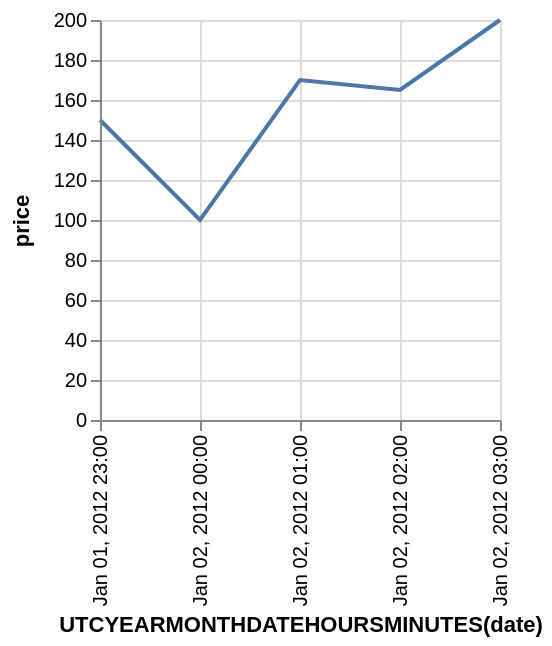

The Vega-Lite source for this figure:
### Vega specification from a JSON file in a GitHub repository (floating-point values rounded to 4 significant figures)
{"$schema": "https://vega.github.io/schema/vega/v3.0.json", "description": "Google's stock price over time.", "autosize": "pad", "padding": 5, "encode": {"update": {"stroke": {"value": "#ccc"}, "fill": {"value": "transparent"}}}, "data": [{"name": "source_0", "values": [{"date": "Sun, 01 Jan 2012 23:00:00", "price": 150}, {"date": "Sun, 02 Jan 2012 00:00:00", "price": 100}, {"date": "Sun, 02 Jan 2012 01:00:00", "price": 170}, {"date": "Sun, 02 Jan 2012 02:00:00", "price": 165}, {"date": "Sun, 02 Jan 2012 03:00:00", "price": 200}]}, {"name": "data_0", "source": "source_0", "transform": [{"type": "formula", "expr": "toDate(datum[\"date\"])", "as": "date"}, {"type": "formula", "expr": "toNumber(datum[\"price\"])", "as": "price"}, {"type": "filter", "expr": "datum[\"date\"] !== null && !isNaN(datum[\"date\"]) && datum[\"price\"] !== null && !isNaN(datum[\"price\"])"}, {"type": "formula", "as": "utcyearmonthdatehoursminutes_date", "expr": "datetime(utcyear(datum[\"date\"]), utcmonth(datum[\"date\"]), utcdate(datum[\"date\"]), utchours(datum[\"date\"]), utcminutes(datum[\"date\"]), 0, 0)"}, {"type": "collect", "sort": {"field": "utcyearmonthdatehoursminutes_date", "order": "descending"}}]}], "signals": [{"name": "width", "update": "200"}, {"name": "height", "update": "200"}], "marks": [{"name": "marks", "type": "line", "from": {"data": "data_0"}, "encode": {"update": {"x": {"scale": "x", "field": "utcyearmonthdatehoursminutes_date"}, "y": {"scale": "y", "field": "price"}, "stroke": {"value": "#4c78a8"}}}}], "scales": [{"name": "x", "type": "time", "domain": {"data": "data_0", "field": "utcyearmonthdatehoursminutes_date"}, "range": [0, {"signal": "width"}], "round": true, "nice": "minute"}, {"name": "y", "type": "linear", "domain": {"data": "data_0", "field": "price"}, "range": [{"signal": "height"}, 0], "round": true, "nice": true, "zero": true}], "axes": [{"scale": "x", "orient": "bottom", "tickCount": 5, "title": "UTCYEARMONTHDATEHOURSMINUTES(date)", "zindex": 1, "encode": {"labels": {"update": {"text": {"signal": "timeFormat(datum.value, '%b %d, %Y %H:%M')"}, "angle": {"value": 270}, "align": {"value": "right"}, "baseline": {"value": "middle"}}}}}, {"scale": "x", "domain": false, "grid": true, "labels": false, "maxExtent": 0, "minExtent": 0, "orient": "bottom", "tickCount": 5, "ticks": false, "zindex": 0, "gridScale": "y"}, {"scale": "y", "orient": "left", "title": "price", "zindex": 1}, {"scale": "y", "domain": false, "grid": true, "labels": false, "maxExtent": 0, "minExtent": 0, "orient": "left", "ticks": false, "zindex": 0, "gridScale": "x"}], "config": {"axis": {"minExtent": 30}}}
